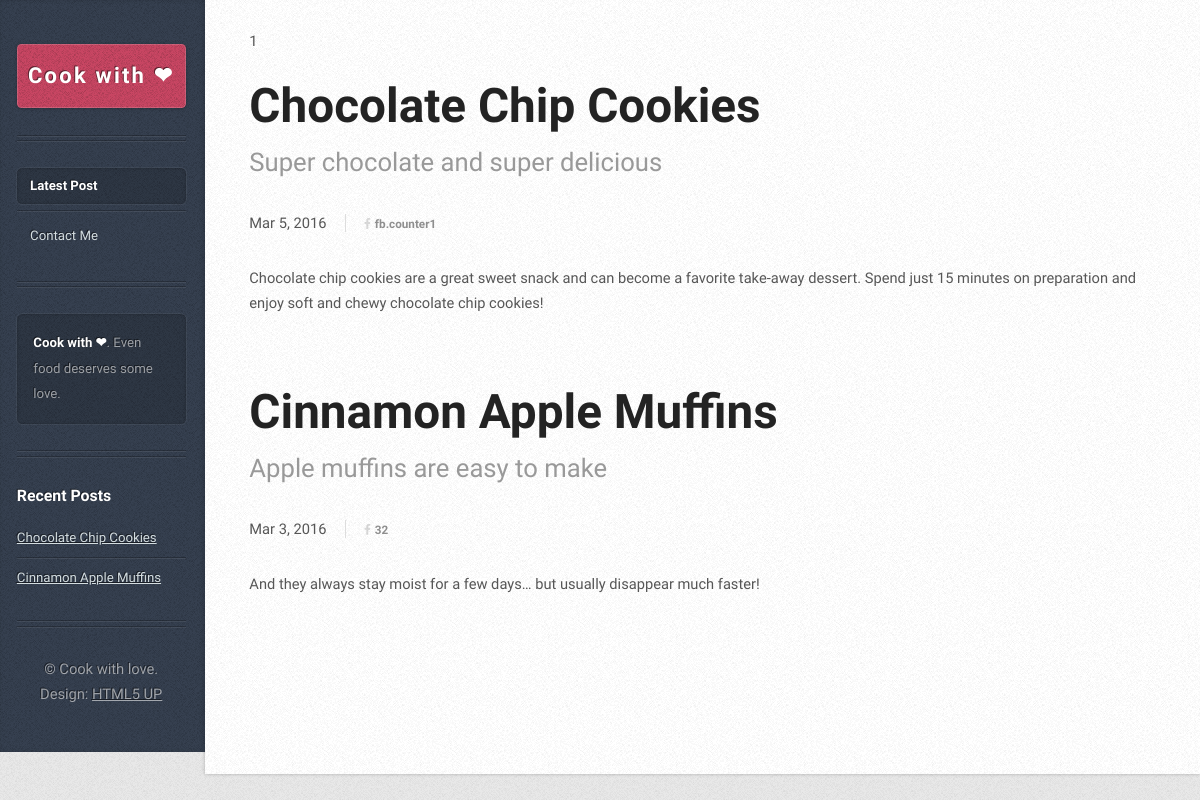
/test, run on an earlier commit of the app's database.
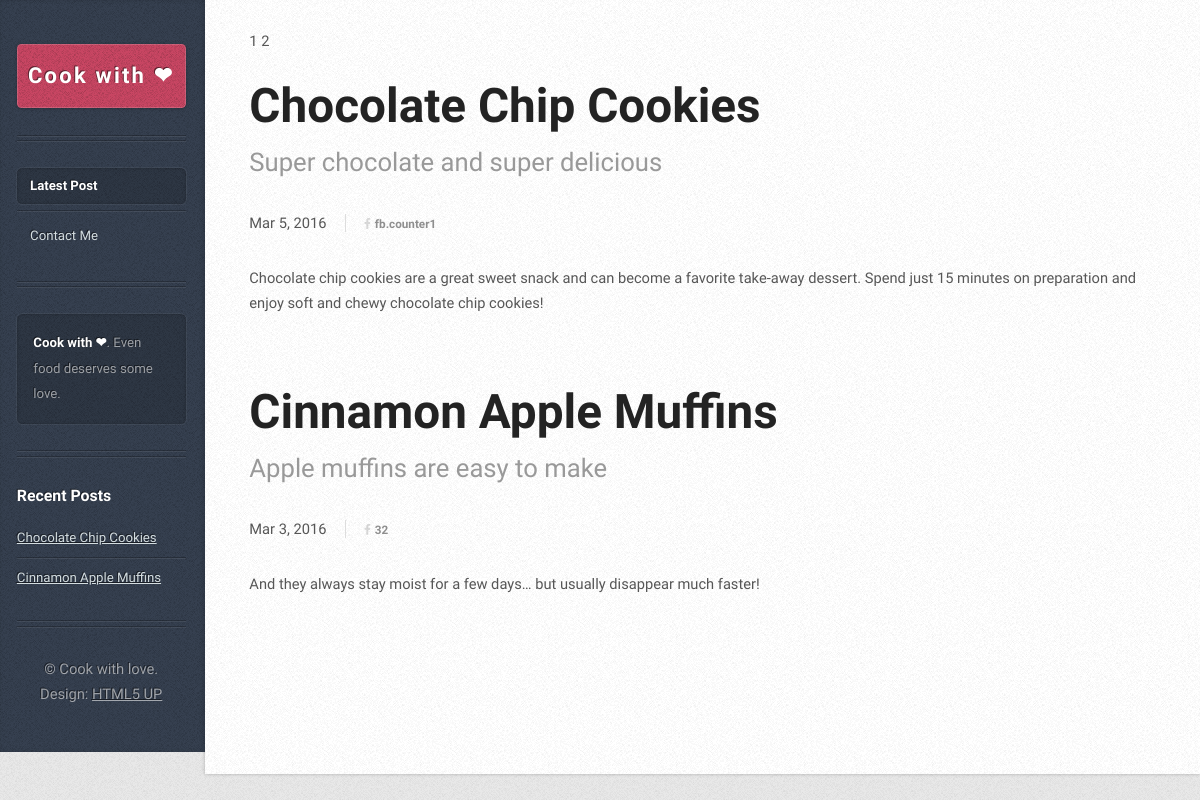
And on a later commit of the database.
### app/data/blog_posts.py (models this page shows)
class BlogPostHeader(db.Model):
    __tablename__ = 'blog_posts'
    id = db.Column(db.Integer, primary_key=True)
    name = db.Column(db.String)
    created_at = db.Column(db.DateTime, default=datetime.datetime.utcnow)
    updated_at = db.Column(db.DateTime)
    visible = db.Column(db.Boolean)
    url = db.Column(db.String, unique=True)
    fb_likes = db.Column(db.Integer)
    og_type = db.Column(db.String)
    og_image = db.Column(db.String)
    translations = db.relationship("Translation", backref="post", lazy="select")

### app/front/views.py (the view)
@front_bp.route("/test")
def test():
    posts = BlogPostHeader.query.all()
    return render_template("front/sandbox.html", v={"posts": posts})

### app/templates/front/sandbox.html (shortened to what this page needs)
{% set active_menu="latest" %}
{% extends "front/basic.html" %}
{% block content %}
{% for p in v.posts %}
    {{ p.id }}
{% endfor %}
<article class="box post post-excerpt">
							<header>
								<h2><a href="{{ url_for('.details_post1') }}">Chocolate Chip Cookies</a></h2>
								<p>Super chocolate and super delicious</p>
							</header>
							<div class="info">
								<span class="date"><span class="month">Mar</span> <span class="day">5</span><span class="year">, 2016</span></span>
								<ul class="stats">
									<li><a href="#" onclick="share1(); return false;" class="icon fa-facebook">fb.counter1</a></li>
								</ul>
							</div>
							<p>
								Chocolate chip cookies are a great sweet snack and can become a favorite take-away dessert. Spend just 15 minutes on preparation and enjoy soft and chewy chocolate chip cookies!
							</p>
						</article>
<article class="box post post-excerpt">
							<header>
								<h2><a href="{{ url_for('.details_post2') }}">Cinnamon Apple Muffins</a></h2>
								<p>Apple muffins are easy to make</p>
							</header>
							<div class="info">
								<span class="date"><span class="month">Mar</span> <span class="day">3</span><span class="year">, 2016</span></span>
								<ul class="stats">
									<li><a href="#" onclick="share2(); return false;" class="icon fa-facebook">32</a></li>
								</ul>
							</div>
							<p>
								And they always stay moist for a few days… but usually disappear much faster!
							</p>
						</article>
{% endblock %}

### app/templates/front/basic.html (shortened to what this page needs)
<!DOCTYPE HTML>
<html>
	<head>
		{% block main_css %}<link rel="stylesheet" href="{{ url_for('static', filename = 'front/css/main.css') }}" />{% endblock %}
	</head>
	<body>
			<div id="content">
				<div class="inner">
					{% block content %}{% endblock %}
				</div>
			</div>
			<div id="sidebar">
					<h1 id="logo"><a href="{{ url_for('.index') }}">Cook with ❤</a></h1>
					<nav id="nav">
						<ul>
							<li {% if active_menu == "latest" %}class="current"{% endif %}><a href="{{ url_for('.index') }}">Latest Post</a></li>
							<li {% if active_menu == "contacts" %}class="current"{% endif %}><a href="{{ url_for('.contact') }}">Contact Me</a></li>
						</ul>
					</nav>
					<section class="box text-style1">
						<div class="inner">
							<p>
								<strong>Cook with ❤</strong>. Even food deserves some love.
							</p>
						</div>
					</section>
					<section class="box recent-posts">
						<header>
							<h2>Recent Posts</h2>
						</header>
                        {% block recent_post %}
                        <ul>
							<li><a href="{{ url_for('.details_post1') }}">Chocolate Chip Cookies</a></li>
							<li><a href="{{ url_for('.details_post2') }}">Cinnamon Apple Muffins</a></li>
						</ul>
                        {% endblock %}
					</section>
					<ul id="copyright">
						<li>&copy; Cook with love.</li><li>Design: <a href="http://html5up.net">HTML5 UP</a></li>
					</ul>
			</div>
	</body>
</html>

What changed in the data, as far as the page shows it:
added BlogPostHeader: id "2"
